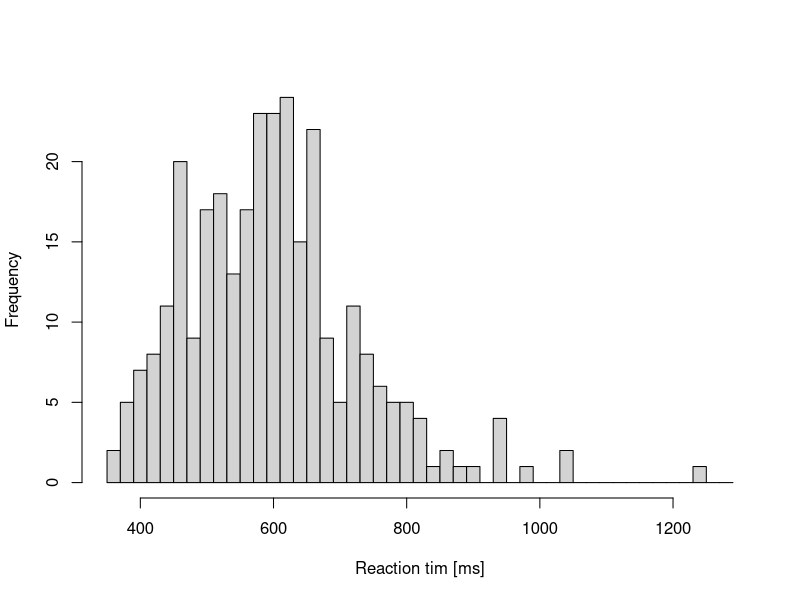
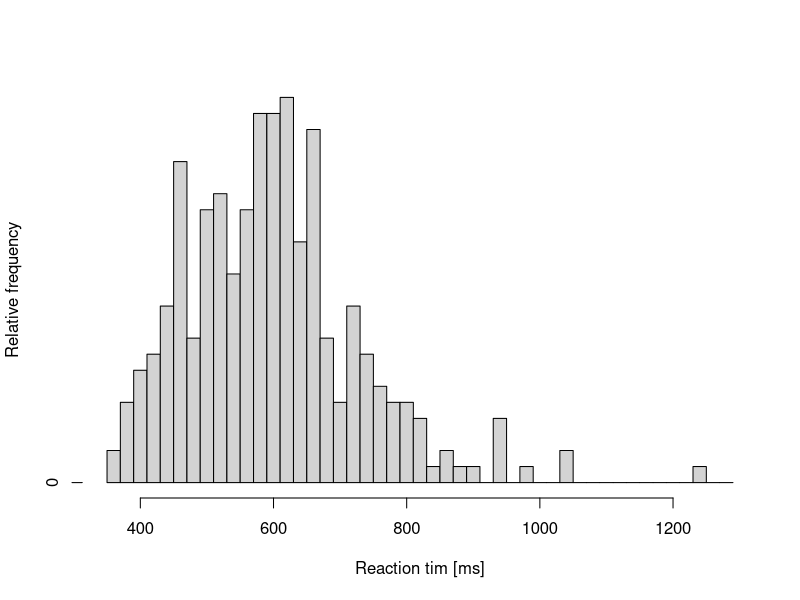
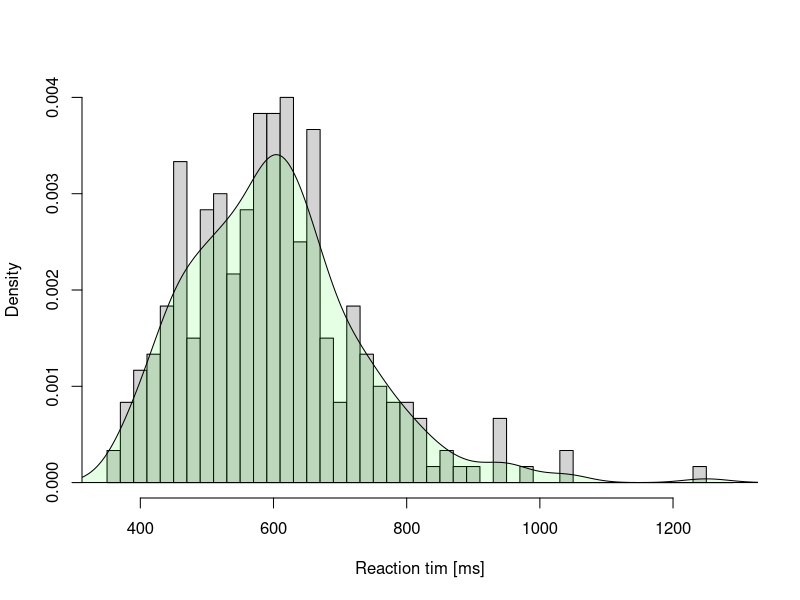
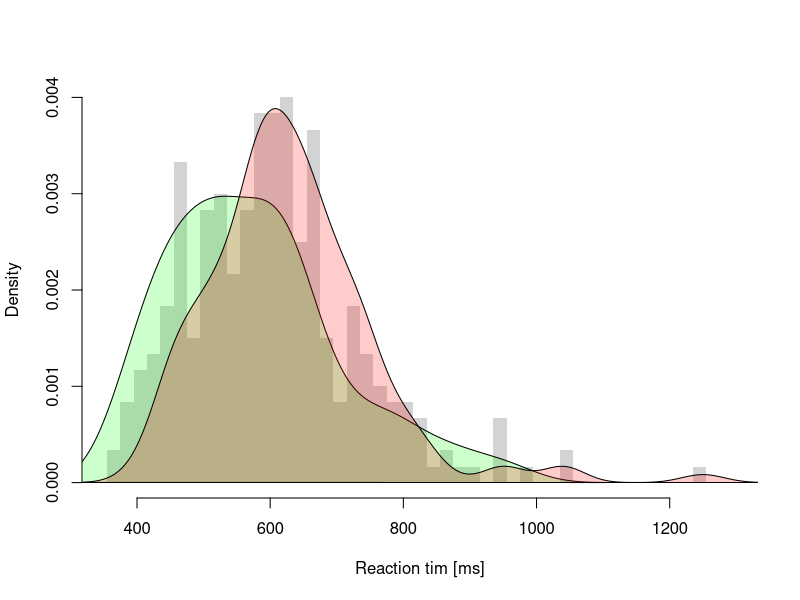
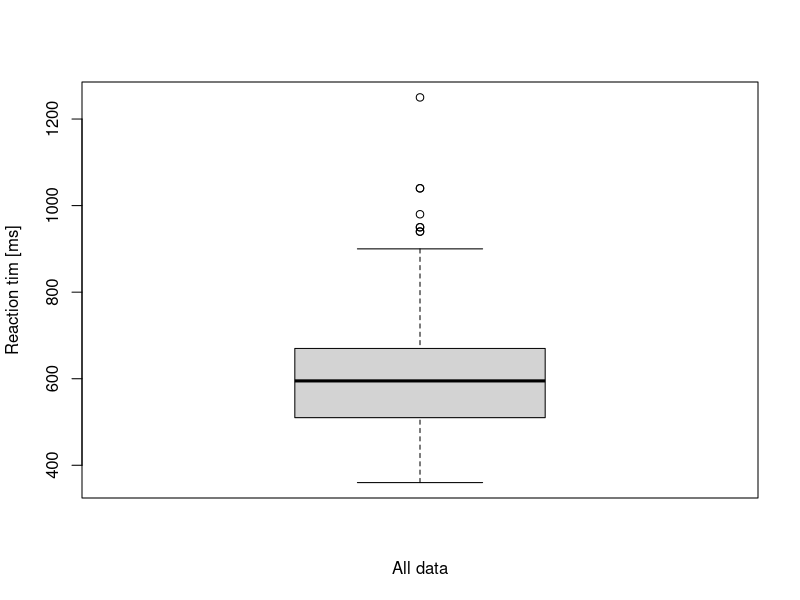
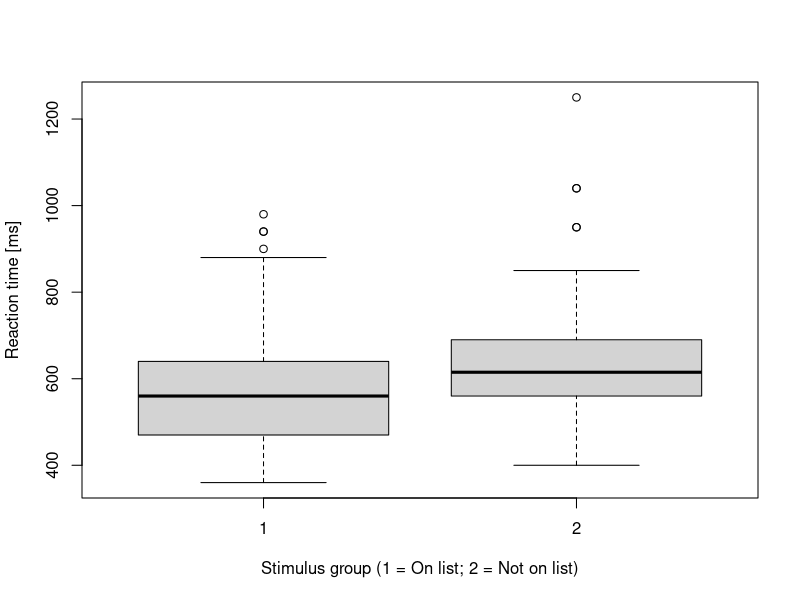
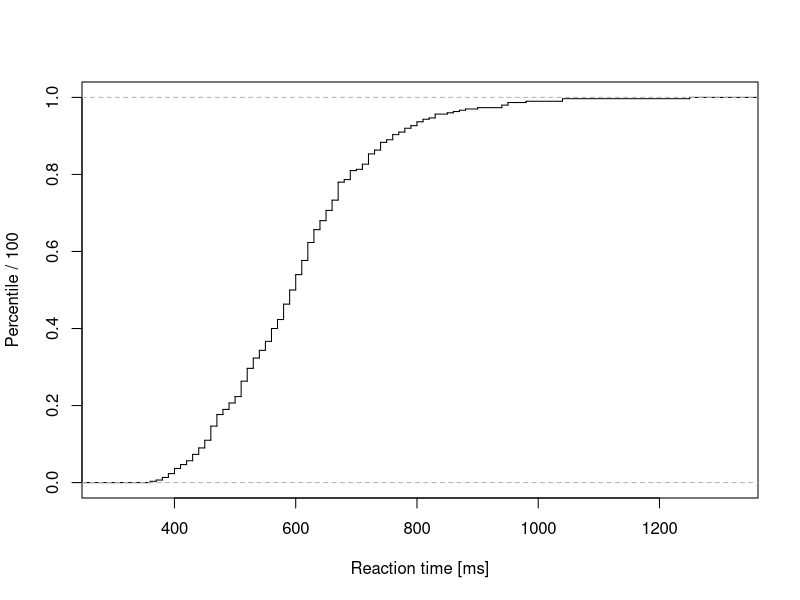
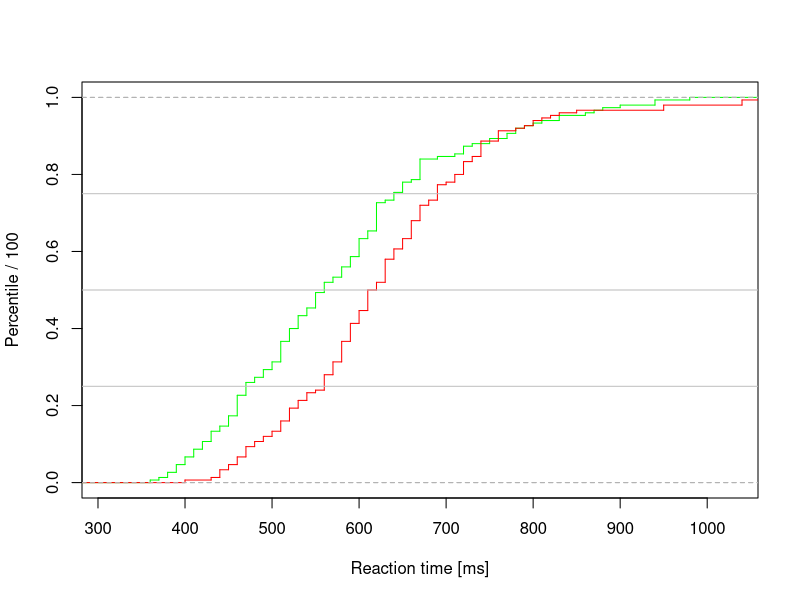

Reproduce these figures in R, in order.
## ---- chunk 1
# THis will allow error messages to be converted to HTML
knitr::opts_chunk$set(error = TRUE)
## ---- chunk 2
set.seed(123)
x <- rnorm(1000)
miss <- sample(1000, 7)
x[miss] <- 999
d <- data.frame(matrix(x, nrow = 100, ncol = 10))
summary(d[1:3])  # Just first three columns to illustrate 
sum(d == 999)  # Total number of missing values coded 999
sapply(d, max) # Maximum value of each variable. 
sapply(d, function(x) sum(x == 999)) # How many 999's per variable?  
## ---- chunk 3
recode_missing <- function(x) {
  # Takes a vector as input, and recodes any instance of 999 to NA;
  # outputs the recoded vector
  x[x == 999] <- NA
  x
}

# Use lapply() to recode. d[] keepd d as a data frame (lapply() wants to return a list)
d[] <- lapply(d, recode_missing)  
sapply(d, function(x) sum(x == 999, na.rm = TRUE)) # How many 999's per variable? 
sapply(d, function(x) sum(is.na(x))) # How many NA's per variable?
## ---- chunk 4
h <- read.table("howell_table_2_1.txt", header = TRUE, sep= ',')
# Summary of the reaction time data
h$rt <- h$rt * 10  # Make unit milliseconds
summary(h$rt)  # All data
tapply(h$rt, list(h$yesno), summary)  # By stimulus group 
## ---- chunk 5
# Histogram with bins of 20 ms 
hist(h$rt, breaks = seq(350, max(h$rt) + 50, by = 20), main = '',
     xlab = 'Reaction tim [ms]')
## ---- chunk 6
rel_hist <- hist(h$rt, breaks = seq(350, max(h$rt) + 50, by = 20), plot = FALSE)
rel_hist$counts <- rel_hist$counts / sum(rel_hist$counts)
plot(rel_hist, freq = TRUE, ylab = "Relative frequency", xlab = 'Reaction tim [ms]',
     main = '')
## ---- chunk 7
hist(h$rt, breaks = seq(350, max(h$rt) + 50, by = 20), freq = FALSE, main = '',
     xlab = 'Reaction tim [ms]')
# These two lines add a kernel density plot to the histogram
dens <- density(h$rt)
polygon(dens, col = rgb(0, 1, 0, 0.1))  # Forth argument of rgb() sets transparancy

## ---- chunk 8
hist(h$rt, breaks = seq(355, max(h$rt) + 50, by = 20), freq = FALSE, main = '',
     lty = 'blank', xlab = 'Reaction tim [ms]')
dens_yes <- density(h$rt[h$yesno == 1])
polygon(dens_yes, col = rgb(0, 1, 0, 0.2))
dens_no <- density(h$rt[h$yesno == 2])
polygon(dens_no, col = rgb(1, 0, 0, 0.2))
## ---- chunk 9
box_all <- boxplot(h$rt, xlab = 'All data', ylab = 'Reaction tim [ms]')
sort(box_all$out)  # Values identifed as outliers
## ---- chunk 10
box_grouped <- boxplot(h$rt ~ h$yesno, 
                       xlab = 'Stimulus group (1 = On list; 2 = Not on list)',
                       ylab = 'Reaction time [ms]')
sort(box_grouped$out)
## ---- chunk 11
plot(ecdf(h$rt), pch = '', verticals = TRUE, main = '', 
     xlab = 'Reaction time [ms]', ylab = 'Percentile / 100')
## ---- chunk 12
plot(ecdf(h$rt[h$yesno == 1]), pch = '', verticals = TRUE, col = 'green', 
     main = '', xlab = 'Reaction time [ms]', ylab = 'Percentile / 100')
plot(ecdf(h$rt[h$yesno == 2]), pch = '', verticals = TRUE, add = TRUE, col = 'red')
lines(c(200, 1200), c(0.5, 0.5), col = 'grey')
lines(c(200, 1200), c(0.25, 0.25), col = 'grey')
lines(c(200, 1200), c(0.75, 0.75), col = 'grey')
